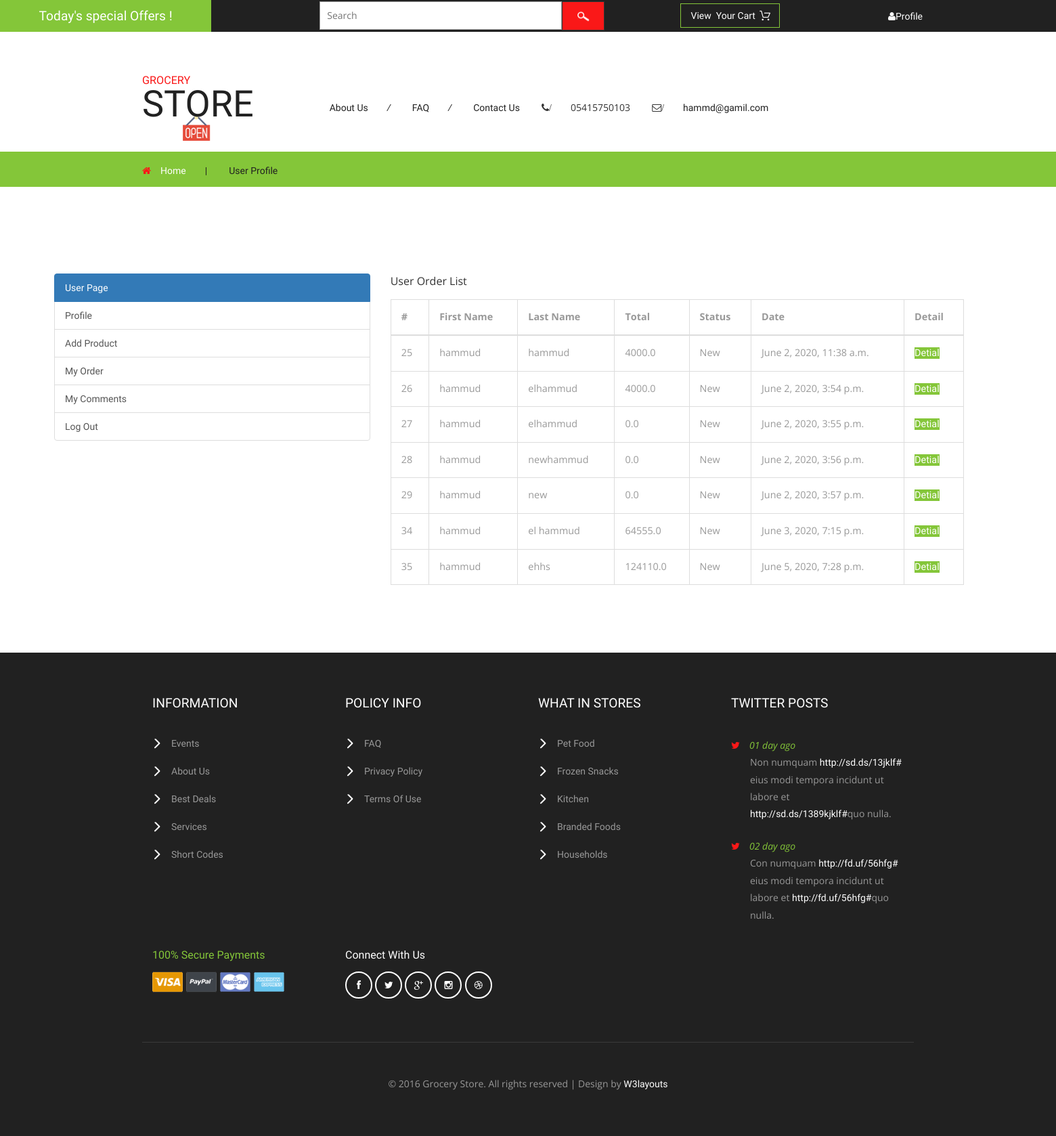
The page /userShowOrder/ (signed in) on the database its author committed.
### main/models.py (models this page shows, shortened)
class Main(models.Model):
    STATUS = (
        ('True', 'Evet'),
        ('False', 'Hayir'),
    )
    name = models.CharField(default='', max_length=40)
    status = models.CharField(default='', max_length=40, choices=STATUS)
    title = models.CharField(max_length=15)
    about  = RichTextUploadingField()
    keyword = models.TextField(max_length=10000)
    description  = models.TextField(max_length=10000)
    company  = models.TextField(max_length=10000)
    smtpserver  = models.CharField(max_length=44)
    smtpemail  = models.CharField(max_length=44)
    smtpPassword = models.CharField(max_length=150)
    smtpPort  = models.CharField(max_length=150)
    pagefa  = models.CharField(max_length=150)
    pagetw  = models.CharField(max_length=150)
    pageyt  = models.CharField(max_length=105)
    pageLink  = models.CharField(max_length=150)
    pageTe = models.CharField(max_length=20,default=0)
    icon  = models.ImageField(blank=True,upload_to='images/')
    name_set = models.CharField(max_length=20,default='-')

### order/models.py (models this page shows, shortened)
class Order(models.Model):
    STATUS = (
        ('New','New'),
        ('Accepted','Accepted'),
        ('prepare','prepare'),
        ('onShopping','onShopping'),
        ('Completed','Completed'),
        ('Canceled','Canceled'),
    )
    user = models.ForeignKey(User, on_delete=models.SET_NULL, null=True)
    code = models.CharField(max_length=5,editable=False)
    first_name = models.CharField(max_length=10)
    last_name = models.CharField(max_length=10)
    phone = models.CharField(max_length=20,blank=True)
    address = models.CharField(max_length=202,blank=True)
    city = models.CharField(max_length=20,blank=True)
    total = models.FloatField(max_length=20,blank=True)
    country = models.CharField(max_length=20,blank=True)
    status = models.CharField(max_length=20,blank=True,choices=STATUS,default='New')
    ip = models.CharField(max_length=20,blank=True,)
    adminnote = models.CharField(max_length=202,blank=True,)
    create_at = models.DateTimeField(auto_now_add=True)
    update_at =models.DateTimeField(auto_now_add=True)

### main/views.py (the view)
# urls.py: url(r'^userShowOrder/$',views.userShowOrder,name='userShowOrder'),
@login_required(login_url = '/login')
def userShowOrder(request):
    cate = Category.objects.all()
    set = Main.objects.filter(pk = 1)
    current_user = request.user
    userOrder = Order.objects.filter(user_id = current_user.id)
    return render(request,'front/userShowOrder.html',{'cate':cate,'userOrder':userOrder ,'set':set})

### main/templates/front/userShowOrder.html (shortened to what this page needs)
{% extends 'front/UserPage.html' %}
{% block userPage %}
    <div class="container">
	<div class="row">
     <div class="col-xl-4 col-lg-9">
   <p>   User Order List</p>
			<div class="bs-docs-example">
				<table class="table table-bordered">
					<thead>
						<tr>
							<th>#</th>
							<th>First Name</th>
							<th>Last Name</th>
							<th>Total</th>
							<th>Status</th>
							<th>Date</th>
							<th>Detail</th>
						</tr>
					</thead>
					<tbody>
                    {% for i in userOrder %}
						<tr>
							<td >{{ i.id }}</td>
							<td>{{ i.first_name }}</td>
							<td>{{ i.last_name }}</td>
							<td>{{ i.total }}</td>
							<td>{{ i.status }}</td>
							<td>{{ i.create_at }}</td>
							<td><a class="btn-primary" href="{% url 'userShowProductDetial' i.id %}" style="width: 100px"> Detial</a></td>
						</tr>
                    {% endfor %}
					</tbody>
				</table>
			</div>
     </div>
    </div>
    </div>
{% endblock %}

### main/templates/front/master.html (shortened to what this page needs)
{% load static %}
{% load mptt_tags %}
{% block head %}
{% endblock %}
<div class="agileits_header">
    <div class="w3l_offers">
        <a href="">Today's special Offers !</a>
    </div>
    <div class="w3l_search">
        <form action="{% url 'searchProduct' %}" class="dropzone dropzone-custom needsclick add-professors"
              ENCTYPE="multipart/form-data" method="POST" id="">
            <input type="text" name="Product" id="productname" value="" onfocus="" placeholder="Search" required="">
            <input type="submit" value=" ">
        </form>
    </div>
    <a href="{% url 'orderProduct' %}">
        <div class="product_list_header">
            <a href="{% url 'showCart' %}"> <input type="submit" name="submit" value="View  your cart"
                                                       class="button"/></a>
        </div>
    </a>
    <div class="w3l_header_right">
        <ul>
            <li class="dropdown profile_details_drop">
                <a href=" " class="dropdown-toggle" data-toggle="dropdown"><i class="fa fa-user" aria-hidden="true"></i>Profile</a>
            </li>
        </ul>
    </div>
</div>
{% for i in set %}
<div class="logo_products">
    <div class="container">
        <div class="w3ls_logo_products_left">
            <h1><a href="/home"><span>Grocery</span> Store</a></h1>
        </div>
        <div class="w3ls_logo_products_left1">
            <ul class="special_items">
                <li><a href="/aboutus">About Us</a><i>/</i></li>
                    <li><a href="/sss">FAQ</a><i>/</i></li>
                <li><a href="/contantus">Contact Us</a></li>
                <li><i class="fa fa-phone" aria-hidden="true">/</i>{{ i.pageTe }}</li>
                <li><i class="fa fa-envelope-o" aria-hidden="true">/</i><a href="mailto:hmodalhmod199@g.gmail.com">{{ i.smtpemail }}</a>
                </li>
            </ul>
        </div>
        <div class="clearfix"></div>
    </div>
</div>
{% endfor %}
    {% if title == "Home page " or title == 'Category pange'  or title == 'User page' or title == 'producte Page' or title == 'Show Cart' %}
                    {% load mptt_tags %}
    {% endif %}
    {% block mainblock %}
    {% endblock %}
    <div class="footer">
        <div class="container">
            <div class="col-md-3 w3_footer_grid">
                <h3>information</h3>
                <ul class="w3_footer_grid_list">
                    <li><a href="#">Events</a></li>
                    <li><a href="/aboutus">About Us</a></li>
                    <li><a href="#">Best Deals</a></li>
                    <li><a href="#">Services</a></li>
                    <li><a href="#">Short Codes</a></li>
                </ul>
            </div>
            <div class=" col-md-3 w3_footer_grid">
                <h3>policy info</h3>
                <ul class="w3_footer_grid_list">
                    <li><a href="/sss">FAQ</a></li>
                    <li><a href="#">privacy policy</a></li>
                    <li><a href="#">terms of use</a></li>
                </ul>
            </div>
            <div class=" col-md-3 w3_footer_grid">
                <h3>what in stores</h3>
                <ul class="w3_footer_grid_list">
                    <li><a href="#">Pet Food</a></li>
                    <li><a href="#">Frozen Snacks</a></li>
                    <li><a href="#">Kitchen</a></li>
                    <li><a href="#">Branded Foods</a></li>
                    <li><a href="#">Households</a></li>
                </ul>
            </div>
            <div class=" col-md-3 w3_footer_grid">
                <h3>twitter posts</h3>
                <ul class="w3_footer_grid_list1">
                    <li><label class="fa fa-twitter" aria-hidden="true"></label><i>01 day
                        ago</i><span>Non numquam <a
                            href="#">http://sd.ds/13jklf#</a>
						eius modi tempora incidunt ut labore et
						<a href="#">http://sd.ds/1389kjklf#</a>quo nulla.</span></li>
                    <li><label class="fa fa-twitter" aria-hidden="true"></label><i>02 day
                        ago</i><span>Con numquam <a href="#">http://fd.uf/56hfg#</a>
						eius modi tempora incidunt ut labore et
						<a href="#">http://fd.uf/56hfg#</a>quo nulla.</span></li>
                </ul>
            </div>
            <div class="clearfix"></div>
            <div class="agile_footer_grids">
                <div class="col-md-3 w3_footer_grid agile_footer_grids_w3_footer">
                    <div class="w3_footer_grid_bottom">
                        <h4>100% secure payments</h4>
                        <img src="{% static 'front/images/card.png' %}" alt=" " class="img-responsive"/>
                    </div>
                </div>
                <div class="col-md-3 w3_footer_grid agile_footer_grids_w3_footer">
                    <div class="w3_footer_grid_bottom">
                        <h5>connect with us</h5>
                        {% for j in set %}
                        <ul class="agileits_social_icons">
                            <li><a href="{{ j.pagefa }}" class="facebook"><i class="fa fa-facebook" aria-hidden="true"></i></a></li>
                            <li><a href="{{ j.pagetw }}" class="twitter"><i class="fa fa-twitter" aria-hidden="true"></i></a></li>
                            <li><a href="{{ j.pageyt }}" class="google"><i class="fa fa-google-plus" aria-hidden="true"></i></a></li>
                            <li><a href="{{ j.pageTe }}" class="instagram"><i class="fa fa-instagram" aria-hidden="true"></i></a>
                            </li>
                            <li><a href="#" class="dribbble"><i class="fa fa-dribbble" aria-hidden="true"></i></a></li>
                        </ul>
{% endfor %}
                    </div>
                </div>
                <div class=" clearfix">
                </div>
            </div>
            <div class="wthree_footer_copy">
                <p>© 2016 Grocery Store. All rights reserved | Design by <a
                        href="">W3layouts</a></p>
            </div>
        </div>
    </div>
    </html>

### rows shown on the page
Main: pageTe "05415750103", smtpemail "hammd@gamil.com"
Order: id "25", first_name "hammud", last_name "hammud", total "4000.0", status "New", create_at "June 2, 2020, 11:38 a.m."
Order: id "26", first_name "hammud", last_name "elhammud", total "4000.0", status "New", create_at "June 2, 2020, 3:54 p.m."
Order: id "27", first_name "hammud", last_name "elhammud", total "0.0", status "New", create_at "June 2, 2020, 3:55 p.m."
Order: id "28", first_name "hammud", last_name "newhammud", total "0.0", status "New", create_at "June 2, 2020, 3:56 p.m."
Order: id "29", first_name "hammud", last_name "new", total "0.0", status "New", create_at "June 2, 2020, 3:57 p.m."
Order: id "34", first_name "hammud", last_name "el hammud", total "64555.0", status "New", create_at "June 3, 2020, 7:15 p.m."
Order: id "35", first_name "hammud", last_name "ehhs", total "124110.0", status "New", create_at "June 5, 2020, 7:28 p.m."
